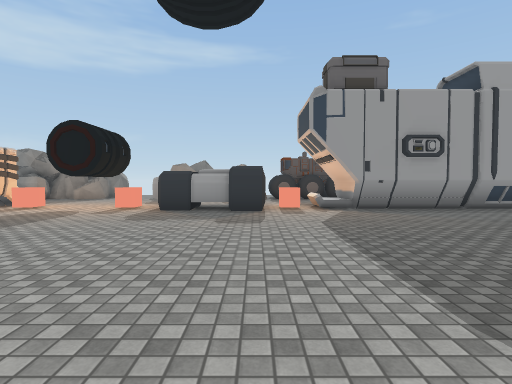
[1] (above)

24 first-person views from a walk through a 3-D level made in the Unity game engine. The camera is 1.4 m above the floor, tilts 2° down and sees 80° across. The floor is counted in squares, 2 m on a side. Each view is taken from the middle of a square. On the plan, view 1 faces up. The plan holds only what a view shows up to about 10 squares ahead; the rest is blank. The place goes on beyond the plan. The player character is not drawn. Some surface patterns are stand-ins.

[2]
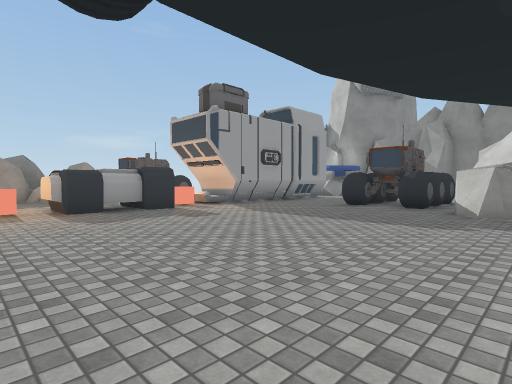

[3]
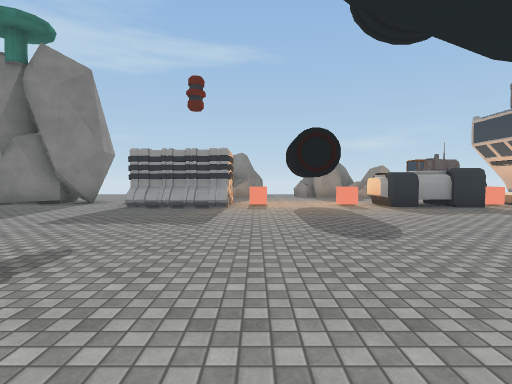

[4]
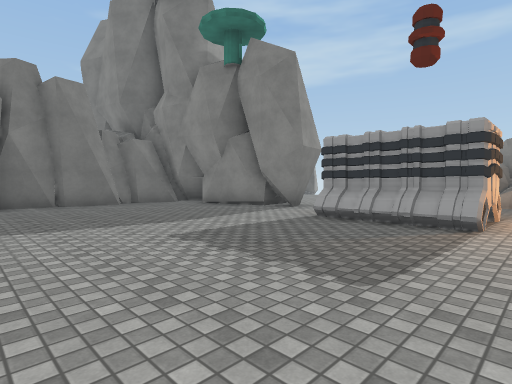

[5]
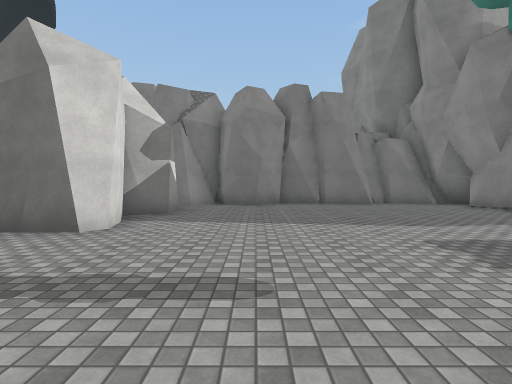

[6]
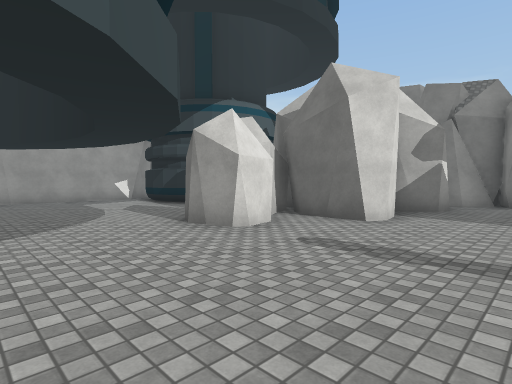

[7]
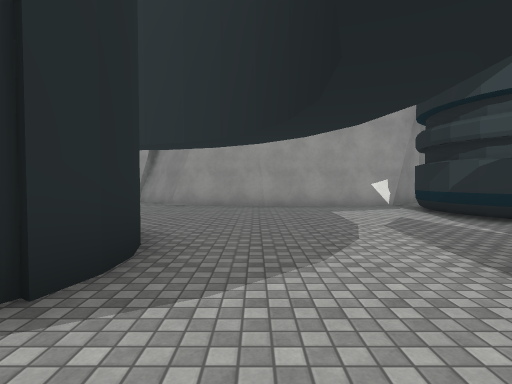

[8]
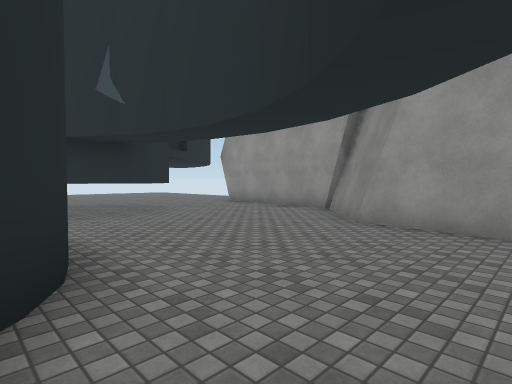

[9]
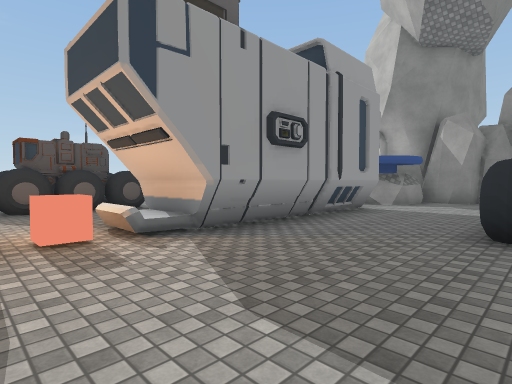

[10]
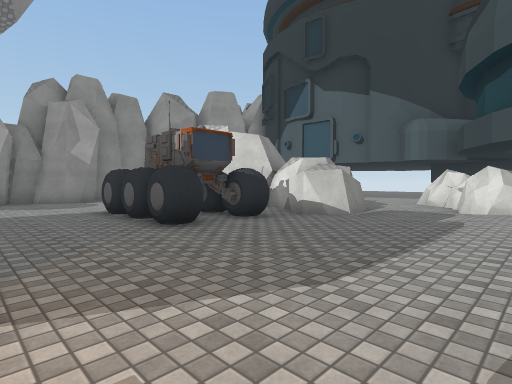

[11]
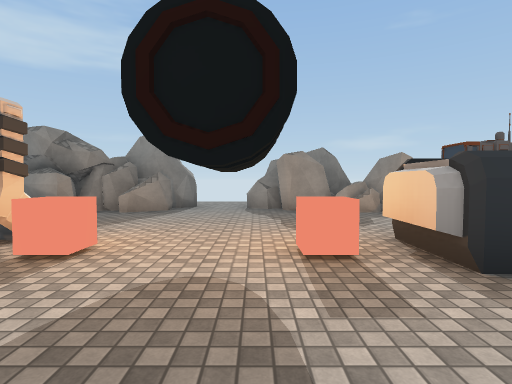

[12]
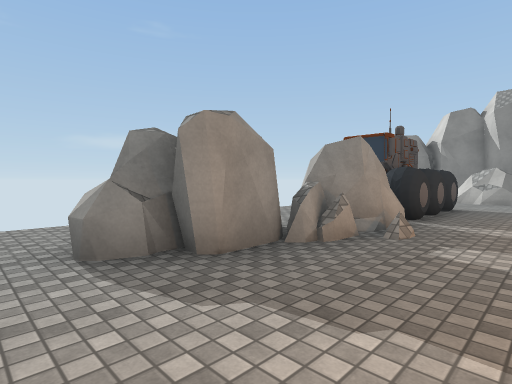

[13]
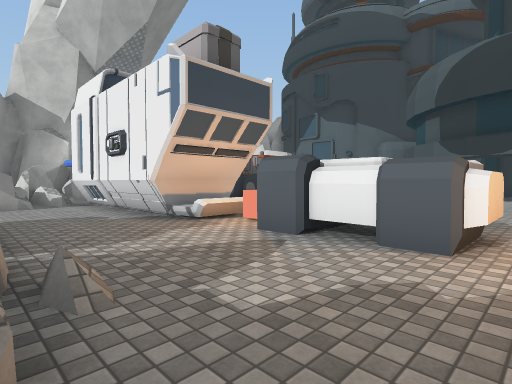

[14]
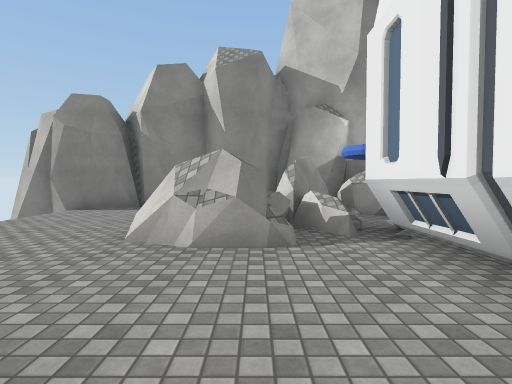

[15]
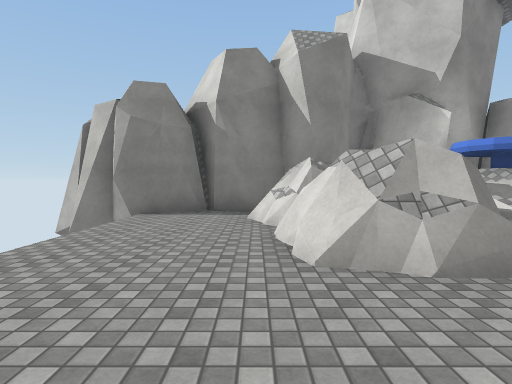

[16]
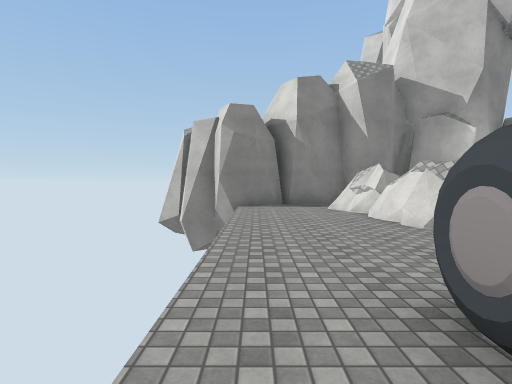

[17]
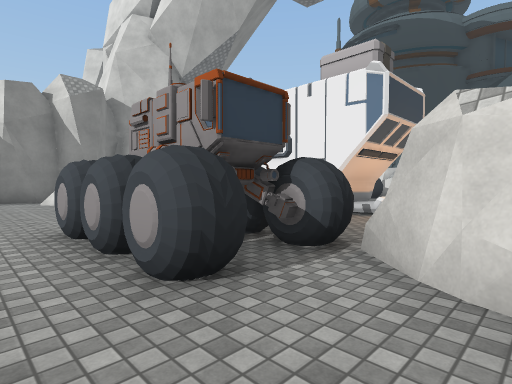

[18]
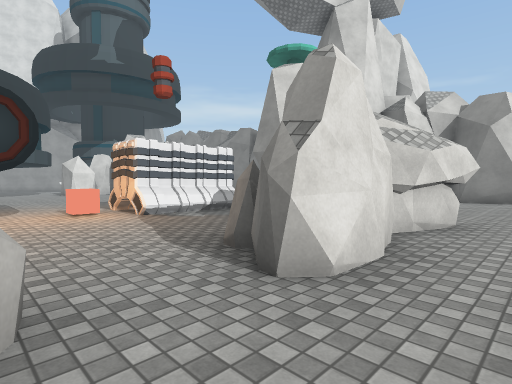

[19]
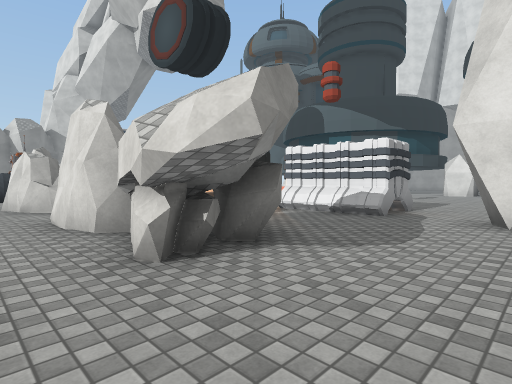

[20]
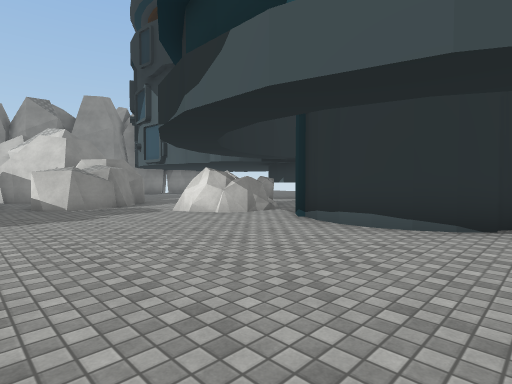

[21]
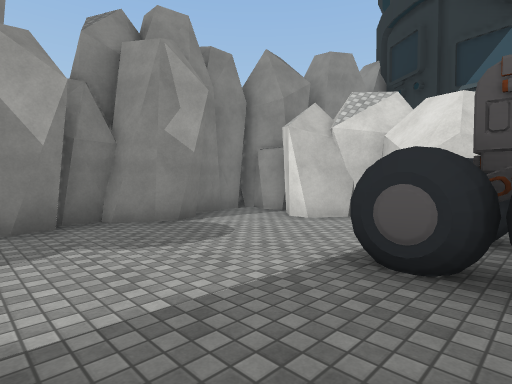

[22]
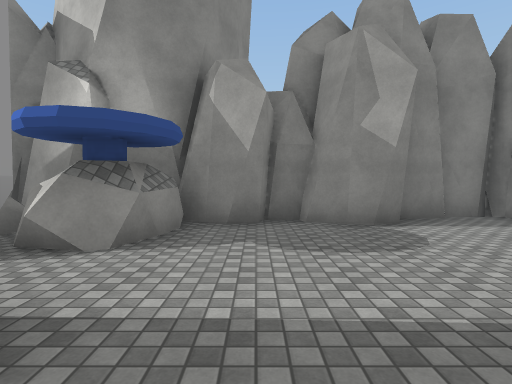

[23]
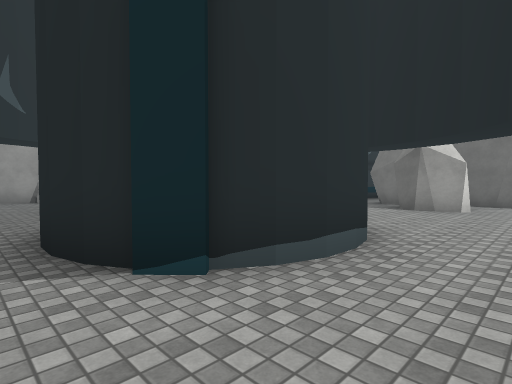

[24]
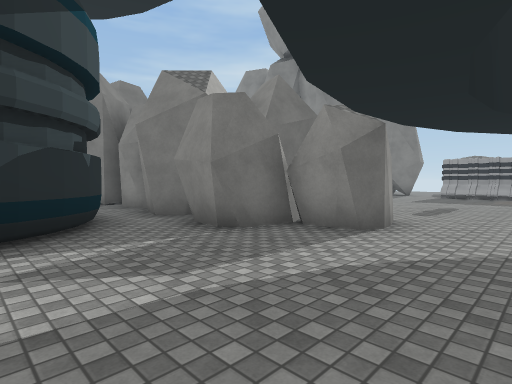

### Floor plan
Key: @ floor where view 1 was taken; # wall or solid block; x gap in a wall; . floor; / step, stairs or slope; = window, fence, low wall or low ledge; ^ raised ledge; C cube; R rock; B building; O other object.
Columns run from 16 left of view 1 to 12 right of it. Each row starts with its distance up from view 1.
 16                            #
 15     .........  ............#
 14 #............R ..OOO.......##
 13 #.....###RR.RRRR..OO......R#
 12     ...##R....RRROOO...#xRR#
 11     ...................#^R ##
 10     ....................=####
  9    ###.OOO........######./R##
  8 ####...O OC.OCOOOC####==.RRR#
  7 #......OOO..................#
  6 #..........................##
  5 #...........................#
  4 #...................OOOO...##
  3 #...................OOOO....#
  2 ##......................#.#.#
  1 ##..................##.######
  0 ##.#............@...####
 -1    ###...........#...#
 -2     ##.##...B##..##..
 -3   #######...####.RRR.
 -4   ###.#.....#  #..R
 -5    BB.......#  ..
 -6      #...........
 -7      ##..........#
 -8       #..........#
 -9       ...........# .
-10      ########.......
-11      #      ##.....
-12              #####

Where each view was taken, in squares from view 1:
view 1: 0 up, 0 right, facing up
view 2: 0 up, 4 left, facing up-right
view 3: 1 down, 6 left, facing up
view 4: 2 up, 6 left, facing up-left
view 5: 2 up, 6 left, facing left
view 6: 2 up, 5 left, facing down-left
view 7: 1 down, 6 left, facing down
view 8: 5 down, 6 left, facing down-right
view 9: 4 up, 0 right, facing up-right
view 10: 7 up, 0 right, facing down-right
view 11: 5 up, 4 left, facing up
view 12: 10 up, 5 left, facing up-right
view 13: 12 up, 3 left, facing down-right
view 14: 11 up, 3 right, facing right
view 15: 13 up, 4 right, facing right
view 16: 15 up, 2 right, facing right
view 17: 15 up, 1 left, facing down-right
view 18: 15 up, 4 left, facing down-left
view 19: 15 up, 12 left, facing down-right
view 20: 3 up, 5 left, facing down-right
view 21: 7 up, 6 right, facing down-right
view 22: 6 up, 6 right, facing right
view 23: 0 up, 0 right, facing down-left
view 24: 7 down, 6 left, facing up-left
